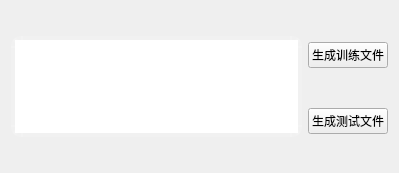
<?xml version="1.0" encoding="UTF-8"?>
<ui version="4.0">
 <class>Ge__CSV</class>
 <widget class="QWidget" name="Ge__CSV">
  <property name="geometry">
   <rect>
    <x>0</x>
    <y>0</y>
    <width>399</width>
    <height>173</height>
   </rect>
  </property>
  <property name="windowTitle">
   <string>Form</string>
  </property>
  <property name="styleSheet">
   <string notr="true">#Ge_CSV{

background:rgb(245,245,245)
}</string>
  </property>
  <layout class="QGridLayout" name="gridLayout">
   <item row="0" column="1">
    <widget class="QPushButton" name="tocsv">
     <property name="styleSheet">
      <string notr="true">QPushButton{

                     background-color:rgba(255,165,0);
                     border-style:outset;
                     border-width:6px;
                     border-radius:10px;
                     border-color:rgba(255,255,255,30);
                     font:bold 10px;
                     color:rgba(0,0,0,100);
                     padding:6px;
color:white;

font-size:16px;
font-family:'微软雅黑'
                     }


                     QPushButton:pressed{
                     background-color:rgba(100,255,100,200);
                     border-color:rgba(255,255,255,30);
                     border-style:inset;
                     color:rgba(0,0,0,100);
                     }
 
                     QPushButton:hover{
                     background-color:rgba(100,255,100,100);
                     border-color:rgba(255,255,255,200);
                     color:rgba(0,0,0,200);&quot;
                     }
                    </string>
     </property>
     <property name="text">
      <string>生成训练文件</string>
     </property>
    </widget>
   </item>
   <item row="1" column="1">
    <widget class="QPushButton" name="pushButton">
     <property name="styleSheet">
      <string notr="true">QPushButton{

                     background-color:rgba(255,165,0);
                     border-style:outset;
                     border-width:6px;
                     border-radius:10px;
                     border-color:rgba(255,255,255,30);
                     font:bold 10px;
                     color:rgba(0,0,0,100);
                     padding:6px;
color:white;

font-size:16px;
font-family:'微软雅黑'
                     }


                     QPushButton:pressed{
                     background-color:rgba(100,255,100,200);
                     border-color:rgba(255,255,255,30);
                     border-style:inset;
                     color:rgba(0,0,0,100);
                     }
 
                     QPushButton:hover{
                     background-color:rgba(100,255,100,100);
                     border-color:rgba(255,255,255,200);
                     color:rgba(0,0,0,200);&quot;
                     }
                    </string>
     </property>
     <property name="text">
      <string>生成测试文件</string>
     </property>
    </widget>
   </item>
   <item row="0" column="0" rowspan="2">
    <widget class="QTextBrowser" name="textBrowser">
     <property name="styleSheet">
      <string notr="true">#textBrowser{
	 border-style:outset;
                     border-width:4px;
                     border-radius:10px;
                     border-color:rgba(255,255,255,30);
font-size:16px;
}

</string>
     </property>
     <property name="html">
      <string>&lt;!DOCTYPE HTML PUBLIC &quot;-//W3C//DTD HTML 4.0//EN&quot; &quot;http://www.w3.org/TR/REC-html40/strict.dtd&quot;&gt;
&lt;html&gt;&lt;head&gt;&lt;meta name=&quot;qrichtext&quot; content=&quot;1&quot; /&gt;&lt;style type=&quot;text/css&quot;&gt;
p, li { white-space: pre-wrap; }
&lt;/style&gt;&lt;/head&gt;&lt;body style=&quot; font-family:'SimSun'; font-size:16px; font-weight:400; font-style:normal;&quot;&gt;
&lt;p style=&quot;-qt-paragraph-type:empty; margin-top:0px; margin-bottom:0px; margin-left:0px; margin-right:0px; -qt-block-indent:0; text-indent:0px;&quot;&gt;&lt;br /&gt;&lt;/p&gt;&lt;/body&gt;&lt;/html&gt;</string>
     </property>
    </widget>
   </item>
  </layout>
 </widget>
 <resources/>
 <connections/>
</ui>
